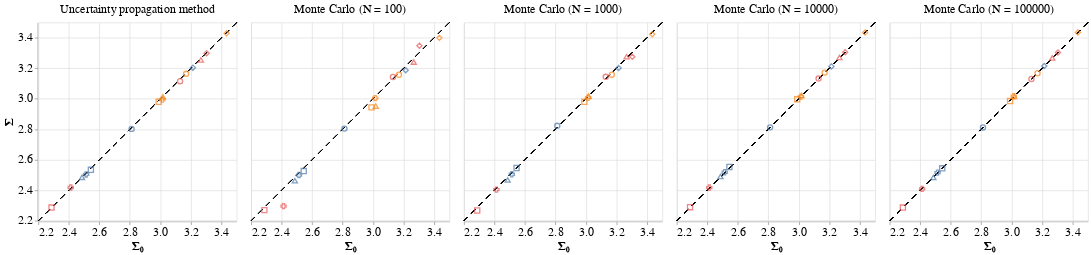

The notebook cell saved with this chart:
### Code cell
points = alt.Chart().mark_point(size=60).encode(
    x=alt.X('reference:Q', scale=alt.Scale(domain=[min_x, max_x], zero=False), axis=alt.Axis(title='Σ₀')),
    y=alt.Y('value:Q', scale=alt.Scale(domain=[min_x, max_x], zero=False), axis=alt.Axis(title='Σ')),
    color=alt.Color('X1:N', legend=None),
    shape=alt.Shape('X2:N', legend=None)
)
diagonal = alt.Chart().mark_rule(strokeDash=[8, 8]).encode(
    x=alt.value(0),
    x2=alt.value('width'),
    y=alt.value('height'),
    y2=alt.value(0)
)
chart = alt.layer(
    diagonal,
    points,
    data=df
).facet(
    column=alt.Column('method:N',
        sort=['Uncertainty propagation method'] + [('Monte Carlo (N = ' + str(N) + ')') for N in Ns],
        title=None,
        header=alt.Header(labelFontSize=18)
    )
).configure_axis(
    labelFontSize=18,
    titleFontSize=18
)
chart

### Figure 1 — Vega-Lite specification as saved in the notebook (floating-point values rounded to 4 significant figures)
{"config": {"view": {"continuousWidth": 300, "continuousHeight": 300}, "axis": {"labelFontSize": 18, "titleFontSize": 18}}, "data": {"name": "data-a374c86f5c1a21af6d0b5043dfcd4eb5"}, "facet": {"column": {"field": "method", "header": {"labelFontSize": 18}, "sort": ["Uncertainty propagation method", "Monte Carlo (N = 100)", "Monte Carlo (N = 1000)", "Monte Carlo (N = 10000)", "Monte Carlo (N = 100000)"], "title": null, "type": "nominal"}}, "spec": {"layer": [{"mark": {"type": "rule", "strokeDash": [8, 8]}, "encoding": {"x": {"value": 0}, "x2": {"value": "width"}, "y": {"value": "height"}, "y2": {"value": 0}}}, {"mark": {"type": "point", "size": 60}, "encoding": {"color": {"field": "X1", "legend": null, "type": "nominal"}, "shape": {"field": "X2", "legend": null, "type": "nominal"}, "x": {"axis": {"title": "Σ₀"}, "field": "reference", "scale": {"domain": [2.2, 3.5], "zero": false}, "type": "quantitative"}, "y": {"axis": {"title": "Σ"}, "field": "value", "scale": {"domain": [2.2, 3.5], "zero": false}, "type": "quantitative"}}}]}, "$schema": "https://vega.github.io/schema/vega-lite/v5.20.1.json", "datasets": {"data-a374c86f5c1a21af6d0b5043dfcd4eb5": [{"X1": 1, "X2": 1, "method": "Monte Carlo (N = 100)", "value": 2.804, "reference": 2.811}, {"X1": 2, "X2": 1, "method": "Monte Carlo (N = 100)", "value": 3.157, "reference": 3.169}, {"X1": 3, "X2": 1, "method": "Monte Carlo (N = 100)", "value": 3.143, "reference": 3.129}, {"X1": 1, "X2": 2, "method": "Monte Carlo (N = 100)", "value": 2.526, "reference": 2.544}, {"X1": 2, "X2": 2, "method": "Monte Carlo (N = 100)", "value": 2.943, "reference": 2.989}, {"X1": 3, "X2": 2, "method": "Monte Carlo (N = 100)", "value": 2.27, "reference": 2.286}, {"X1": 1, "X2": 3, "method": "Monte Carlo (N = 100)", "value": 2.463, "reference": 2.486}, {"X1": 2, "X2": 3, "method": "Monte Carlo (N = 100)", "value": 2.952, "reference": 3.017}, {"X1": 3, "X2": 3, "method": "Monte Carlo (N = 100)", "value": 3.241, "reference": 3.266}, {"X1": 1, "X2": 4, "method": "Monte Carlo (N = 100)", "value": 2.5, "reference": 2.514}, {"X1": 2, "X2": 4, "method": "Monte Carlo (N = 100)", "value": 3.004, "reference": 3.013}, {"X1": 3, "X2": 4, "method": "Monte Carlo (N = 100)", "value": 2.296, "reference": 2.412}, {"X1": 1, "X2": 5, "method": "Monte Carlo (N = 100)", "value": 3.187, "reference": 3.213}, {"X1": 2, "X2": 5, "method": "Monte Carlo (N = 100)", "value": 3.399, "reference": 3.434}, {"X1": 3, "X2": 5, "method": "Monte Carlo (N = 100)", "value": 3.348, "reference": 3.303}, {"X1": 1, "X2": 1, "method": "Monte Carlo (N = 1000)", "value": 2.823, "reference": 2.811}, {"X1": 2, "X2": 1, "method": "Monte Carlo (N = 1000)", "value": 3.158, "reference": 3.169}, {"X1": 3, "X2": 1, "method": "Monte Carlo (N = 1000)", "value": 3.144, "reference": 3.129}, {"X1": 1, "X2": 2, "method": "Monte Carlo (N = 1000)", "value": 2.546, "reference": 2.544}, {"X1": 2, "X2": 2, "method": "Monte Carlo (N = 1000)", "value": 2.98, "reference": 2.989}, {"X1": 3, "X2": 2, "method": "Monte Carlo (N = 1000)", "value": 2.267, "reference": 2.286}, {"X1": 1, "X2": 3, "method": "Monte Carlo (N = 1000)", "value": 2.468, "reference": 2.486}, {"X1": 2, "X2": 3, "method": "Monte Carlo (N = 1000)", "value": 3.017, "reference": 3.017}, {"X1": 3, "X2": 3, "method": "Monte Carlo (N = 1000)", "value": 3.276, "reference": 3.266}, {"X1": 1, "X2": 4, "method": "Monte Carlo (N = 1000)", "value": 2.505, "reference": 2.514}, {"X1": 2, "X2": 4, "method": "Monte Carlo (N = 1000)", "value": 3.006, "reference": 3.013}, {"X1": 3, "X2": 4, "method": "Monte Carlo (N = 1000)", "value": 2.404, "reference": 2.412}, {"X1": 1, "X2": 5, "method": "Monte Carlo (N = 1000)", "value": 3.202, "reference": 3.213}, {"X1": 2, "X2": 5, "method": "Monte Carlo (N = 1000)", "value": 3.422, "reference": 3.434}, {"X1": 3, "X2": 5, "method": "Monte Carlo (N = 1000)", "value": 3.275, "reference": 3.303}, {"X1": 1, "X2": 1, "method": "Monte Carlo (N = 10000)", "value": 2.812, "reference": 2.811}, {"X1": 2, "X2": 1, "method": "Monte Carlo (N = 10000)", "value": 3.171, "reference": 3.169}, {"X1": 3, "X2": 1, "method": "Monte Carlo (N = 10000)", "value": 3.132, "reference": 3.129}, {"X1": 1, "X2": 2, "method": "Monte Carlo (N = 10000)", "value": 2.553, "reference": 2.544}, {"X1": 2, "X2": 2, "method": "Monte Carlo (N = 10000)", "value": 2.996, "reference": 2.989}, {"X1": 3, "X2": 2, "method": "Monte Carlo (N = 10000)", "value": 2.289, "reference": 2.286}, {"X1": 1, "X2": 3, "method": "Monte Carlo (N = 10000)", "value": 2.49, "reference": 2.486}, {"X1": 2, "X2": 3, "method": "Monte Carlo (N = 10000)", "value": 3.022, "reference": 3.017}, {"X1": 3, "X2": 3, "method": "Monte Carlo (N = 10000)", "value": 3.271, "reference": 3.266}, {"X1": 1, "X2": 4, "method": "Monte Carlo (N = 10000)", "value": 2.518, "reference": 2.514}, {"X1": 2, "X2": 4, "method": "Monte Carlo (N = 10000)", "value": 3.014, "reference": 3.013}, {"X1": 3, "X2": 4, "method": "Monte Carlo (N = 10000)", "value": 2.418, "reference": 2.412}, {"X1": 1, "X2": 5, "method": "Monte Carlo (N = 10000)", "value": 3.212, "reference": 3.213}, {"X1": 2, "X2": 5, "method": "Monte Carlo (N = 10000)", "value": 3.434, "reference": 3.434}, {"X1": 3, "X2": 5, "method": "Monte Carlo (N = 10000)", "value": 3.305, "reference": 3.303}, {"X1": 1, "X2": 1, "method": "Monte Carlo (N = 100000)", "value": 2.812, "reference": 2.811}, {"X1": 2, "X2": 1, "method": "Monte Carlo (N = 100000)", "value": 3.167, "reference": 3.169}, {"X1": 3, "X2": 1, "method": "Monte Carlo (N = 100000)", "value": 3.13, "reference": 3.129}, {"X1": 1, "X2": 2, "method": "Monte Carlo (N = 100000)", "value": 2.544, "reference": 2.544}, {"X1": 2, "X2": 2, "method": "Monte Carlo (N = 100000)", "value": 2.985, "reference": 2.989}, {"X1": 3, "X2": 2, "method": "Monte Carlo (N = 100000)", "value": 2.287, "reference": 2.286}, {"X1": 1, "X2": 3, "method": "Monte Carlo (N = 100000)", "value": 2.484, "reference": 2.486}, {"X1": 2, "X2": 3, "method": "Monte Carlo (N = 100000)", "value": 3.015, "reference": 3.017}, {"X1": 3, "X2": 3, "method": "Monte Carlo (N = 100000)", "value": 3.268, "reference": 3.266}, {"X1": 1, "X2": 4, "method": "Monte Carlo (N = 100000)", "value": 2.516, "reference": 2.514}, {"X1": 2, "X2": 4, "method": "Monte Carlo (N = 100000)", "value": 3.017, "reference": 3.013}, {"X1": 3, "X2": 4, "method": "Monte Carlo (N = 100000)", "value": 2.409, "reference": 2.412}, {"X1": 1, "X2": 5, "method": "Monte Carlo (N = 100000)", "value": 3.215, "reference": 3.213}, {"X1": 2, "X2": 5, "method": "Monte Carlo (N = 100000)", "value": 3.434, "reference": 3.434}, {"X1": 3, "X2": 5, "method": "Monte Carlo (N = 100000)", "value": 3.303, "reference": 3.303}, {"X1": 1, "X2": 1, "method": "Uncertainty propagation method", "value": 2.802, "reference": 2.811}, {"X1": 2, "X2": 1, "method": "Uncertainty propagation method", "value": 3.163, "reference": 3.169}, {"X1": 3, "X2": 1, "method": "Uncertainty propagation method", "value": 3.115, "reference": 3.129}, {"X1": 1, "X2": 2, "method": "Uncertainty propagation method", "value": 2.534, "reference": 2.544}, {"X1": 2, "X2": 2, "method": "Uncertainty propagation method", "value": 2.98, "reference": 2.989}, {"X1": 3, "X2": 2, "method": "Uncertainty propagation method", "value": 2.287, "reference": 2.286}, {"X1": 1, "X2": 3, "method": "Uncertainty propagation method", "value": 2.485, "reference": 2.486}, {"X1": 2, "X2": 3, "method": "Uncertainty propagation method", "value": 3.013, "reference": 3.017}, {"X1": 3, "X2": 3, "method": "Uncertainty propagation method", "value": 3.254, "reference": 3.266}, {"X1": 1, "X2": 4, "method": "Uncertainty propagation method", "value": 2.504, "reference": 2.514}, {"X1": 2, "X2": 4, "method": "Uncertainty propagation method", "value": 2.995, "reference": 3.013}, {"X1": 3, "X2": 4, "method": "Uncertainty propagation method", "value": 2.418, "reference": 2.412}, {"X1": 1, "X2": 5, "method": "Uncertainty propagation method", "value": 3.204, "reference": 3.213}, {"X1": 2, "X2": 5, "method": "Uncertainty propagation method", "value": 3.429, "reference": 3.434}, {"X1": 3, "X2": 5, "method": "Uncertainty propagation method", "value": 3.299, "reference": 3.303}]}}
